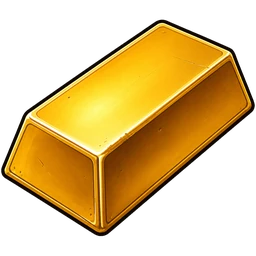
#> input picture tools/currency/source/cur-gold.webp, 256 x 256 px; its folder holds only this picture in this run
$ python build-outline.py
#> lines starting #> are read from the running program, lines starting #| are printed output that depends on the picture; after the words box and inside, x2 and y2 are one past the last pixel; in counts of white or black regions, pixels touching at a corner belong together
"""The currency icons with a thin dark outline (the user 2026-11-20): tools/currency/source/cur-*.webp (the clean icons)
→ public/assets/ui/cur-*.webp — the shape's alpha grown by ~3.3% of the size, filled dark, the icon on top."""
import os, glob
import numpy as np
from PIL import Image, ImageFilter
from scipy import ndimage

HERE = os.path.dirname(os.path.abspath(__file__))
OUT = os.path.abspath(os.path.join(HERE, "..", "..", "public", "assets", "ui"))
for f in sorted(glob.glob(os.path.join(HERE, "source", "cur-*.webp"))):
    im = Image.open(f).convert("RGBA")
#> im is the input picture: PIL image 256x256 RGBA; mean R, G, B, A 95.1, 67.3, 12.5, 121.8
    W, H = im.size
#> W = 256; H = 256
    pad = max(2, round(W * 0.04))
#> pad = 10
    big = Image.new("RGBA", (W + 2 * pad, H + 2 * pad), (0, 0, 0, 0))
#> big: PIL image 276x276 RGBA; every value is 0
    big.alpha_composite(im, (pad, pad))
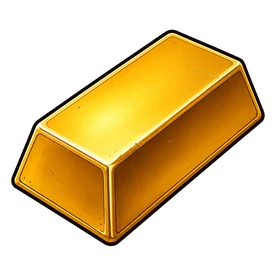
#> big: PIL image 276x276 RGBA; mean R, G, B, A 81.1, 57.3, 10.1, 104.8; transparent parts drawn white
    a = np.asarray(big)[..., 3] > 60
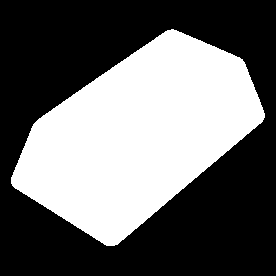
#> a: shape (276, 276) bool; 41.3% white; 1 white region, box (x1, y1, x2, y2) and area: (11, 29, 265, 246) 31469
    r = max(1, round(W * 0.033))
#> r = 8
    yy, xx = np.ogrid[-r:r + 1, -r:r + 1]
#> yy = 17 values from -8 to 8
    grown = ndimage.binary_dilation(a, structure=(xx * xx + yy * yy) <= r * r)
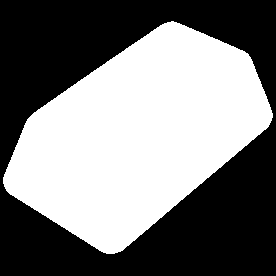
#> grown: shape (276, 276) bool; 48.6% white; 1 white region, box (x1, y1, x2, y2) and area: (3, 21, 273, 254) 37011
    ring = Image.fromarray((grown * 255).astype(np.uint8)).filter(ImageFilter.GaussianBlur(0.6))
    out = Image.new("RGBA", big.size, (26, 15, 8, 0))
    out.putalpha(ring)
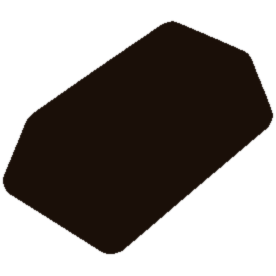
#> out: PIL image 276x276 RGBA; mean R, G, B, A 26, 15, 8, 123.9; transparent parts drawn white
    out.alpha_composite(big)
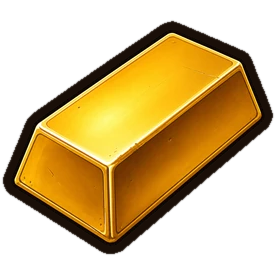
#> out: PIL image 276x276 RGBA; mean R, G, B, A 96.2, 65.9, 14.6, 123.9; transparent parts drawn white
    out = out.resize((W, H), Image.LANCZOS)
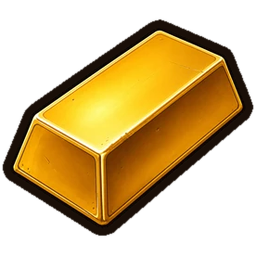
#> out: PIL image 256x256 RGBA; mean R, G, B, A 83.2, 58.4, 10.6, 123.9; transparent parts drawn white
    out.save(os.path.join(OUT, os.path.basename(f)), quality=92, method=6)
    print(os.path.basename(f), W, r)
#| cur-gold.webp 256 8

$ run again, on tools/currency/source/cur-tooth.webp
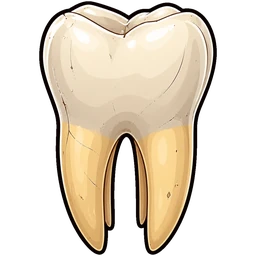
#> input picture tools/currency/source/cur-tooth.webp, 256 x 256 px
#> im is the input picture: PIL image 256x256 RGBA; mean R, G, B, A 103.7, 92.7, 76, 126
#> `a = np.asarray(big)[..., 3] > 60`:
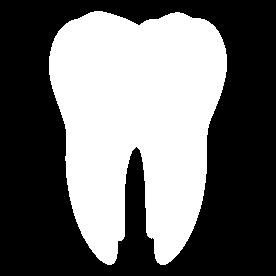
#> a: shape (276, 276) bool; 42.8% white; 1 white region, box (x1, y1, x2, y2) and area: (49, 11, 227, 265) 32623
#> grown: shape (276, 276) bool; 52.6% white; 1 black region, box (x1, y1, x2, y2) and area: (0, 0, 276, 276) 36090
#> `out = out.resize((W, H), Image.LANCZOS)`:
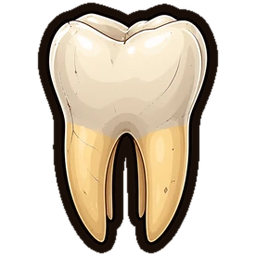
#> out: PIL image 256x256 RGBA; mean R, G, B, A 91, 80.3, 65.2, 134.2; transparent parts drawn white
#| cur-tooth.webp 256 8

$ run again, on tools/currency/source/cur-papirosa.webp
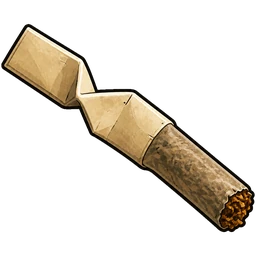
#> input picture tools/currency/source/cur-papirosa.webp, 256 x 256 px
#> im is the input picture: PIL image 256x256 RGBA; mean R, G, B, A 36.6, 30.5, 21.2, 59.3
#> `a = np.asarray(big)[..., 3] > 60`:
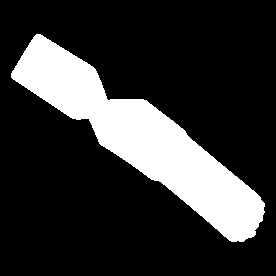
#> a: shape (276, 276) bool; 20.2% white; 1 white region, box (x1, y1, x2, y2) and area: (11, 34, 265, 242) 15403
#> grown: shape (276, 276) bool; 27.5% white; 1 white region, box (x1, y1, x2, y2) and area: (3, 26, 273, 250) 20968
#> `out = out.resize((W, H), Image.LANCZOS)`:
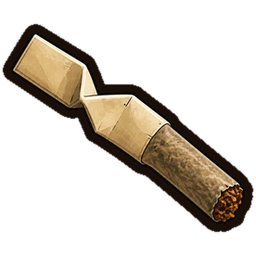
#> out: PIL image 256x256 RGBA; mean R, G, B, A 32.8, 26.6, 18, 70.2; transparent parts drawn white
#| cur-papirosa.webp 256 8
